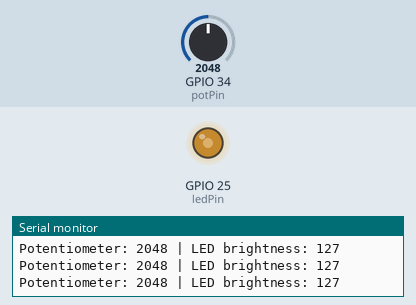
Recording of a sketch running on a simulated ESP32. Shown: output pins drawn as LEDs (lit = HIGH), the last lines printed to the serial monitor. Inputs (shaded band) come from the test bench; at power-on: GPIO 34 (potPin) = 2048.

Above: at 1.2 s.
1.3 s: GPIO 34 (potPin) set to 2866
At 1.9 s:
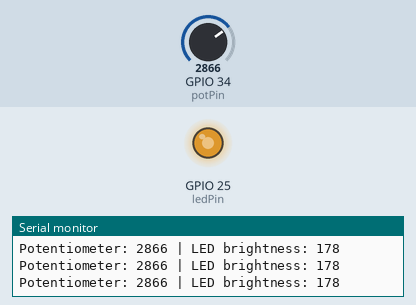
2.8 s: GPIO 34 (potPin) set to 3603
At 3.3 s:
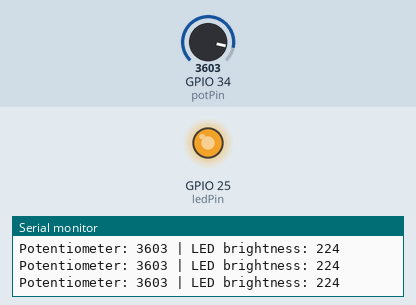
4.3 s: GPIO 34 (potPin) set to 491
At 4.7 s:
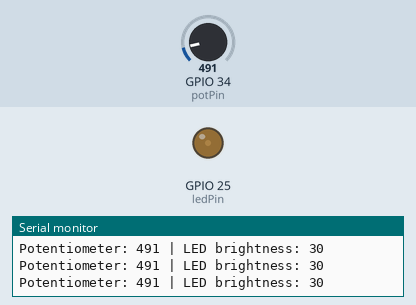
5.8 s: GPIO 34 (potPin) set to 0
At 7.0 s:
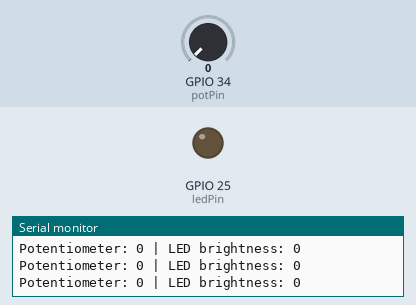
7.3 s: GPIO 34 (potPin) set to 2047
At 8.6 s:
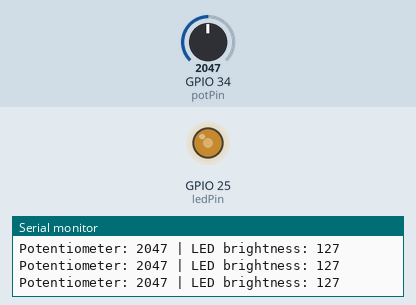
Timing chart, 0 to 9.8 s (numbered marks = the images above; inputs shaded):
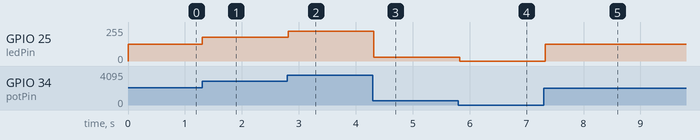

Measured:
- after the input at 1.3 s, GPIO 25 (ledPin): 127/255 → 178/255 at once
- after the input at 2.8 s, GPIO 25 (ledPin): 178/255 → 224/255 at once
- after the input at 4.3 s, GPIO 25 (ledPin): 224/255 → 30/255 at once
- after the input at 5.8 s, GPIO 25 (ledPin): 30/255 → 0/255 at once
- after the input at 7.3 s, GPIO 25 (ledPin): 0/255 → 127/255 at once

The sketch:

activity_01_digital_analog_io.ino
```cpp
const int potPin = 34;     // ADC input
const int ledPin = 25;     // PWM output

void setup() {
  pinMode(ledPin, OUTPUT);
  Serial.begin(115200);
}

void loop() {
  int potValue = analogRead(potPin);
  int brightness = map(potValue, 0, 4095, 0, 255);

  analogWrite(ledPin, brightness);

  Serial.print("Potentiometer: ");
  Serial.print(potValue);
  Serial.print(" | LED brightness: ");
  Serial.println(brightness);

  delay(100);
}
```
